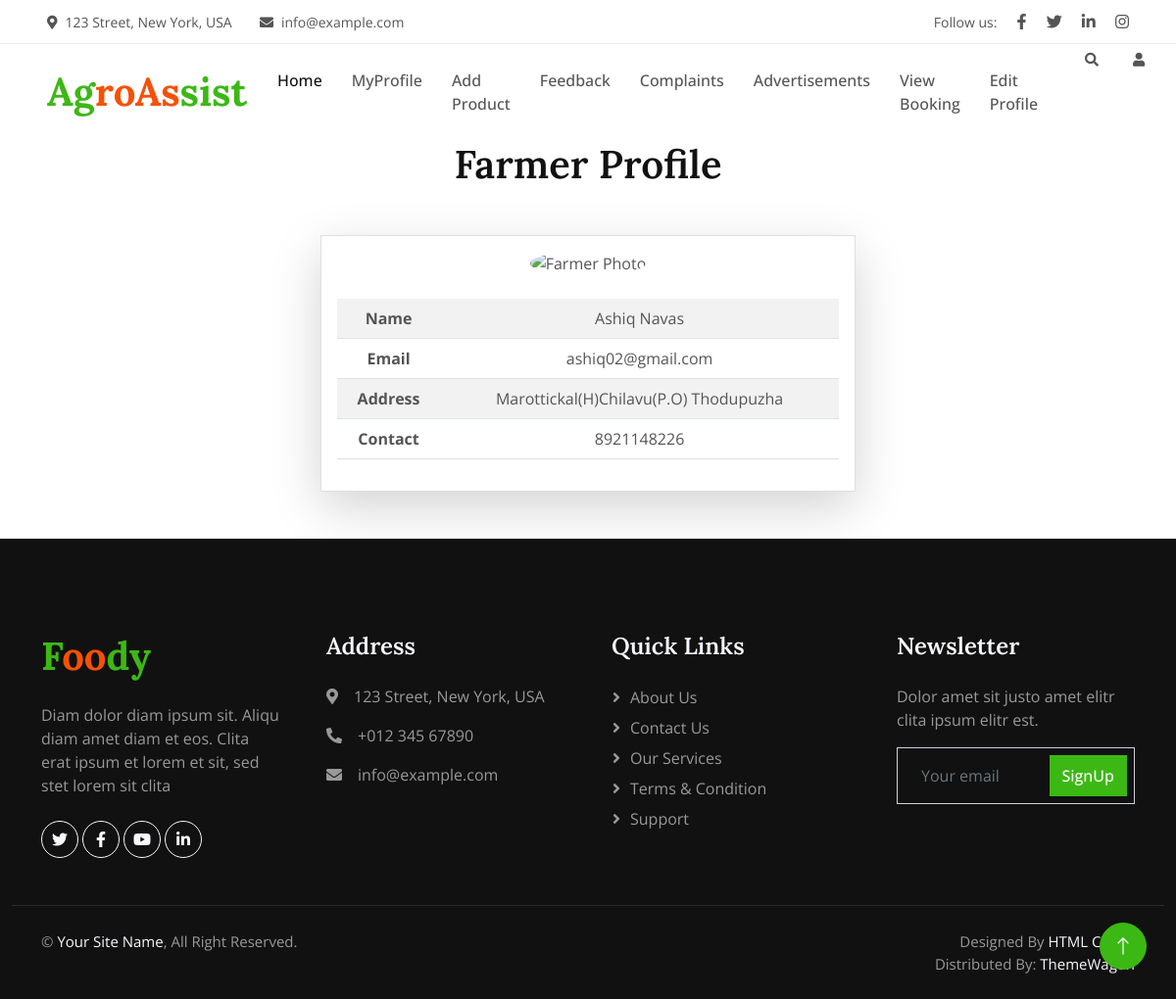
The app's page /Project/Farmer/MyProfile.php (signed in) with its own data.
### tables this page shows
CREATE TABLE `tbl_farmer` (
  `farmer_id` int(11) NOT NULL,
  `farmer_name` varchar(60) NOT NULL,
  `farmer_contact` varchar(60) NOT NULL,
  `farmer_email` varchar(60) NOT NULL,
  `farmer_address` varchar(60) NOT NULL,
  `place_id` int(11) NOT NULL,
  `farmer_photo` varchar(250) NOT NULL,
  `farmer_proof` varchar(250) NOT NULL,
  `farmer_status` int(11) NOT NULL DEFAULT 0,
  `farmer_password` varchar(60) NOT NULL,
  `farmer_squestion` varchar(200) NOT NULL,
  `farmer_answer` varchar(60) NOT NULL
);

### Project/Farmer/MyProfile.php (the view, shortened to what this page needs)
<?php
include("Head.php");
include("../Assets/Connection/Connection.php");
$selQry = "select * from tbl_farmer where farmer_id =".$_SESSION["fid"];
$result = $Con -> query($selQry);
$data = $result -> fetch_assoc();
?>
<!DOCTYPE html>
<html lang="en">
<head>
</head>
<body>
    <div class="container my-5">
        <h1 class="text-center mb-5">Farmer Profile</h1>
        <div class="row justify-content-center">
            <div class="col-md-6">
                <div class="card shadow-lg">
                    <div class="card-body text-center">
                        <img src="../Assets/Files/UserDocs/image2.jpg" class="rounded-circle mb-4" alt="Farmer Photo" style="width: 150px; height: 150px; object-fit: cover;">
                        <table class="table table-striped table-hover">
                            <tbody>
                                <tr>
                                    <th scope="row">Name</th>
                                    <td><?php echo $data["farmer_name"] ?></td>
                                </tr>
                                <tr>
                                    <th scope="row">Email</th>
                                    <td><?php echo $data["farmer_email"] ?></td>
                                </tr>
                                <tr>
                                    <th scope="row">Address</th>
                                    <td><?php echo $data["farmer_address"] ?></td>
                                </tr>
                                <tr>
                                    <th scope="row">Contact</th>
                                    <td><?php echo $data["farmer_contact"] ?></td>
                                </tr>
                            </tbody>
                        </table>
                    </div>
                </div>
            </div>
        </div>
    </div>
</body>
<?php
    include("Foot.php");
?>
</html>

### Project/Assets/Templates/User/Main/css/style.css (style rules this page uses)
:root { --primary: #3CB815; --secondary: #F65005; --light: #F7F8FC; --dark: #111111; }

### records on screen
tbl_farmer: farmer_name "Ashiq Navas", farmer_email "ashiq02@gmail.com", farmer_address "Marottickal(H)Chilavu(P.O) Thodupuzha", farmer_contact "8921148226"
